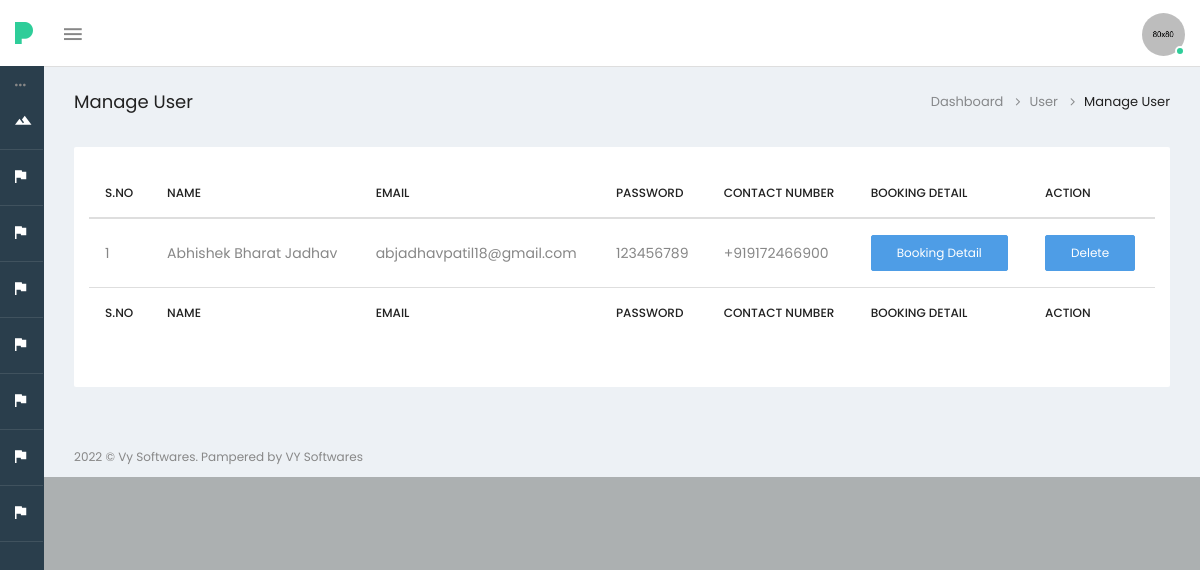
Screenshot of /Admin/user.php (signed in) with the database file from the repository.
### tables this page shows
CREATE TABLE `user` (
  `sno` int(200) NOT NULL,
  `name` varchar(600) NOT NULL,
  `email` varchar(700) NOT NULL,
  `mobile` varchar(50) NOT NULL,
  `password` varchar(300) NOT NULL,
  `status` int(20) NOT NULL DEFAULT 0
);

### Admin/user.php (the view, shortened to what this page needs)
<?php
include("header.php");
$cat=mysqli_query($con,"select * from `user` WHERE status='0' ORDER BY sno DESC");
?>
			<div class="page-wrapper">
				<div class="container-fluid">
					<div class="row heading-bg">
						<div class="col-lg-3 col-md-4 col-sm-4 col-xs-12">
						  <h5 class="txt-dark">Manage User</h5>
						</div>
						<div class="col-lg-9 col-sm-8 col-md-8 col-xs-12">
						  <ol class="breadcrumb">
							<li><a href="index">Dashboard</a></li>
							<li><a href="productmanage"><span>User</span></a></li>
							<li class="active"><span>Manage User</span></li>
						  </ol>
						</div>
					</div>
				<div class="row">
					<div class="col-sm-12">
						<div class="panel panel-default card-view">
							<div class="panel-wrapper collapse in">
								<div class="panel-body">
										<div class="row">
												<div class="col-sm-4">
														</div>
														<div class="col-sm-4">
															</div>
										</div>
									<div class="table-wrap">
										<div class="table-responsive">
											<table id="example" class="table table-hover display  pb-30" >
												<thead>
													<tr>
														<th>S.No</th>
														<th>Name</th>
														<th>Email</th>
														<th>Password</th>
														<th>Contact Number</th>
														<th>Booking Detail</th>
														<th>Action</th>
													</tr>
												</thead>
												<tfoot>
													<tr>
														<th>S.No</th>
														<th>Name</th>
														<th>Email</th>
														<th>Password</th>
														<th>Contact Number</th>
														<th>Booking Detail</th>
														<th>Action</th>
													</tr>
												</tfoot>
												<tbody>
                                                    <?php
														$i=1;
							                            while($row=mysqli_fetch_array($cat))
                                                         {
                                                    ?>
													<tr>
														<td><?php echo $i; ?></td>
														<td><?php echo $row['name'];?></td>
														<td><?php echo $row['email'];?></td>
                                                        <td><?php echo $row['password'];?></td>
														<td><?php echo $row['mobile'];?></td>
														<td>
															<a class='edit btn btn-sm btn-primary' href='./order?uorder=<?php echo $row['email']; ?>' >Booking Detail</a>
														</td>
														<td>
															<a class='edit btn btn-sm btn-primary' href='./user_delete?id=<?php echo $row['sno']; ?>' onclick='return checkdelete()'>Delete</a>
														</td>
													</tr>
													<?php
													$i++;
													}
													?>
												</tbody>
											</table>
										</div>
									</div>
								</div>
							</div>
						</div>
					</div>
				</div>
				</div>
				<footer class="footer container-fluid pl-30 pr-30">
					<div class="row">
						<div class="col-sm-12">
							<p>2022 &copy; Vy Softwares. Pampered by VY Softwares</p>
						</div>
					</div>
				</footer>
			</div>
		</div>
	</body>
</html>

### rows the page displays
user: name "Abhishek Bharat Jadhav", email "abjadhavpatil18@gmail.com", password "123456789", mobile "+919172466900"
